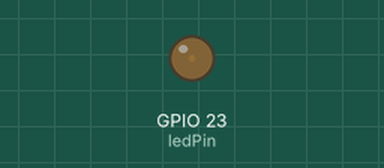
Bench run of a sketch on a simulated ESP32. Shown: output pins drawn as LEDs (lit = HIGH).

Above: at 0.05 s.
At 0.95 s:
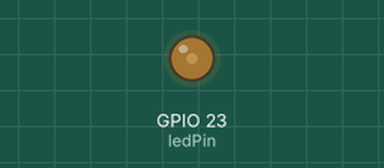
At 1.9 s:
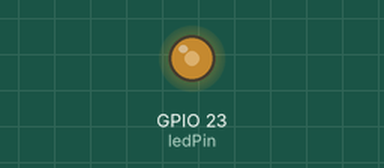
At 3.8 s:
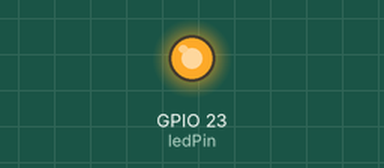
Timing chart, 0 to 8.8 s (numbered marks = the images above):
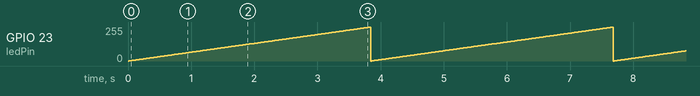

Measured:
- by itself, GPIO 23 (ledPin): ramps from 0/255 to 255/255 and jumps back, once every 3.8 s

The sketch:

LED_PWM.ino
```cpp
const int ledPin = 23; //GPIO16 LED PIN
//setting PWM properties
const int freq = 5000;
const int ledChannel = 0;
const int resolution = 8;

void setup() {
//configure LED PWM functionalities
  ledcSetup(ledChannel,freq,resolution);
//attach the channel to the GPIO to be controlled
  ledcAttachPin(ledPin,ledChannel);
}

void loop() {
//increase the LED brightness
  for(int dtCycle=0; dtCycle <= 255; dtCycle++){
  ledcWrite(ledChannel,dtCycle);
  delay(15);
  }
//decrease the LED brightness
  for(int dtCycle=255; dtCycle <= 0; dtCycle--){
  ledcWrite(ledChannel,dtCycle);
  delay(15);
  }
}
```
